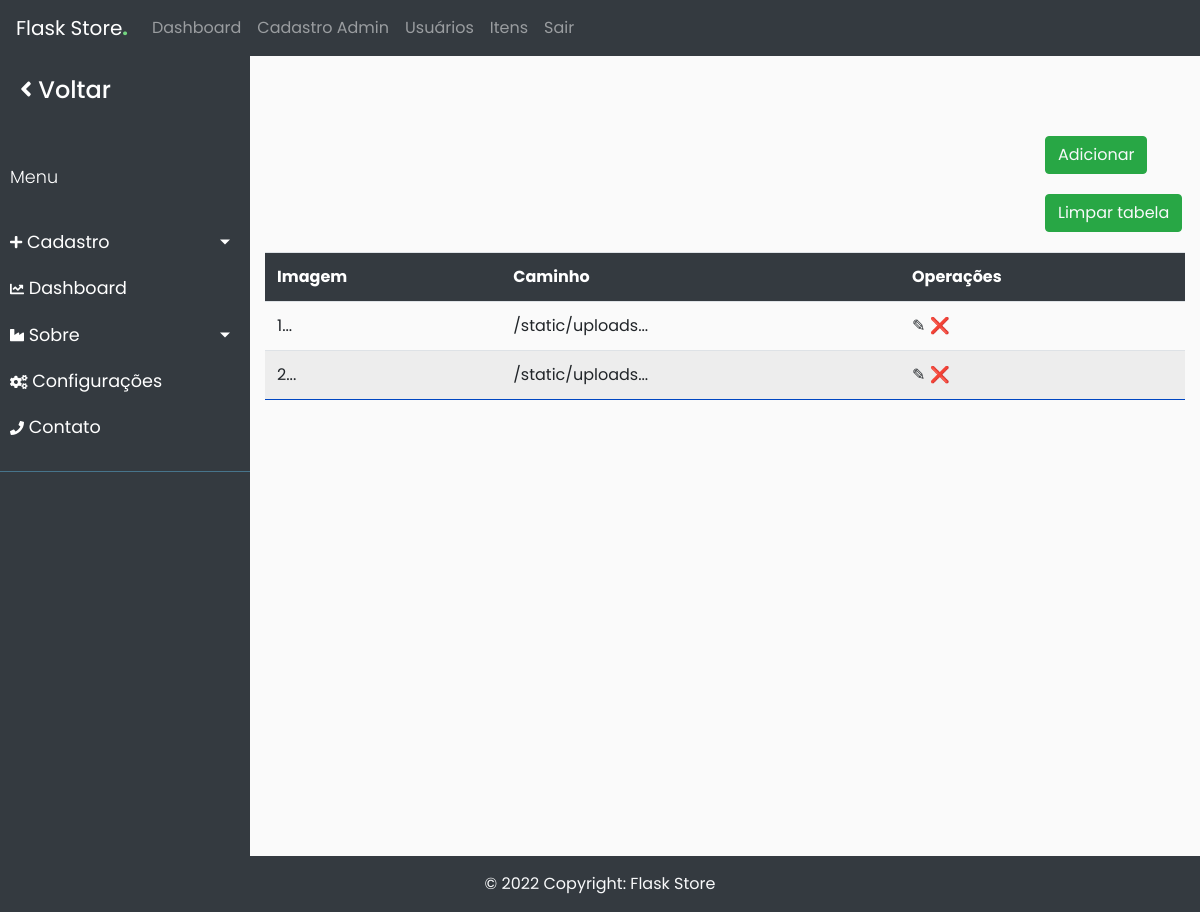
Before: /admin/banners (signed in) with the older database file.
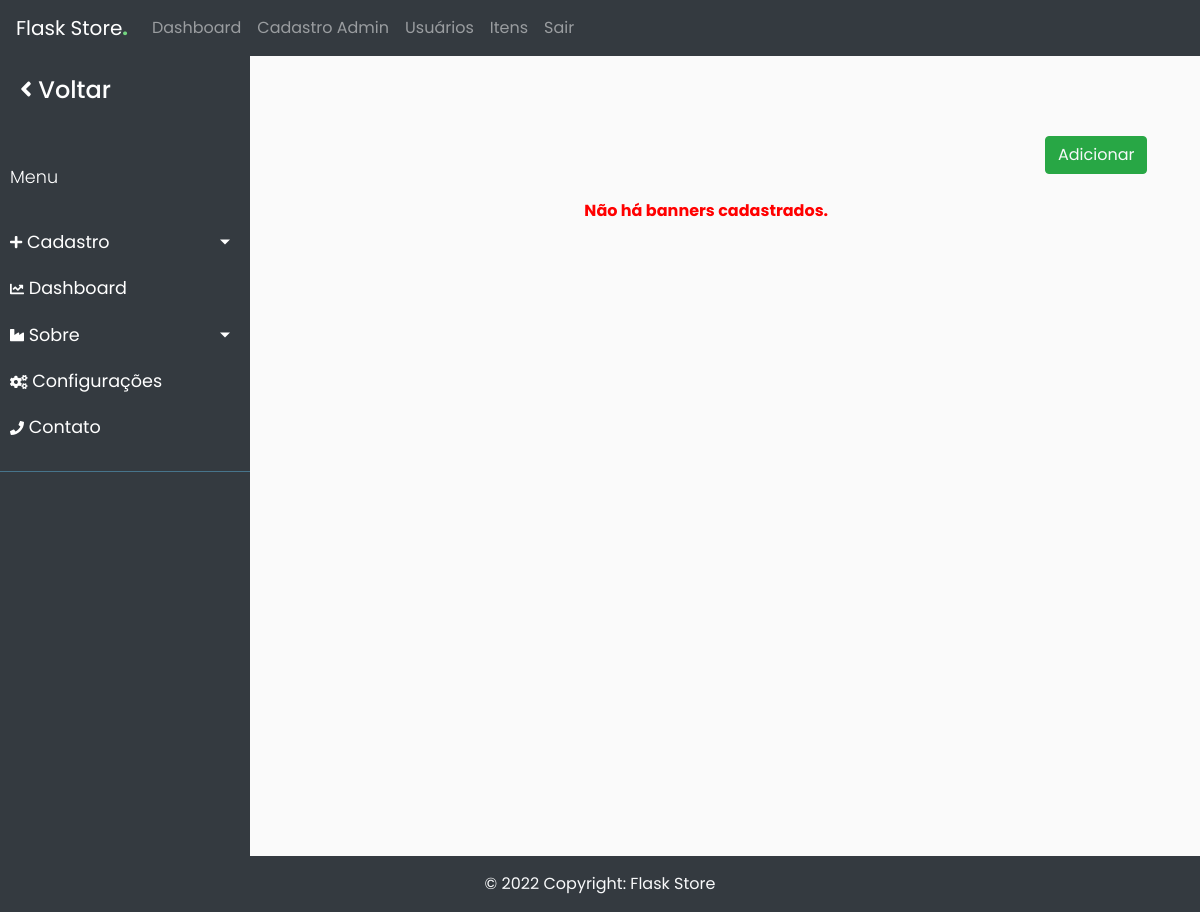
After: the same page with the newer database file.
### app/db_models.py (models this page shows)
class Banner(db.Model):
	__tablename__ = "banners"
	id = db.Column(db.Integer, primary_key=True)
	image = db.Column(db.String(250), nullable=False)

### app/funcs.py (the view)
	def wrapper(*args, **kwargs):
		if current_user.is_authenticated and current_user.admin == 1:
			return func(*args, **kwargs)
		else:
			return "You are not Authorized to access this URL."

### app/__init__.py (called while the page is built)
@app.context_processor
def inject_now():
	return {'now': datetime.utcnow()}

@login_manager.user_loader
def load_user(user_id):
	return User.query.get(user_id)

### app/admin/routes.py (called while the page is built)
@admin.route('/banners')
@admin_only
def banners():
    banners = Banner.query.all()
    return render_template("admin/banners.html", banners=banners)

### app/funcs.py (called while the page is built)
def admin_only(func):
	def wrapper(*args, **kwargs):
		if current_user.is_authenticated and current_user.admin == 1:
			return func(*args, **kwargs)
		else:
			return "You are not Authorized to access this URL."
	wrapper.__name__ = func.__name__
	return wrapper

### app/admin/templates/admin/banners.html (shortened to what this page needs)
{% extends "admin/base.html" %}
{% block content %}
    {% if not banners %}
		<div class="add-new btn-success btn">
			<a href="{{ url_for('admin.addbanner') }}" class="text-light">Adicionar</a>
		</div>
		<div class="flash-error">Não há banners cadastrados.</div>
	{% else %}
    <div class="add-new btn-success btn">
        <a href="{{ url_for('admin.addbanner') }}" class="text-light">Adicionar</a>
    </div>
	<div class="add-new btn-success btn">
        <a href="{{ url_for('admin.cleartable', type='banner') }}" class="text-light">Limpar tabela</a>
    </div>
	<div class="table-responsive">
    <table class="table table-striped">
        <tr>
            <th>Imagem</th>
			<th>Caminho</th>
            <th>Operações</th>
        </tr>
    {% for banner in banners %}
        <tr>
			<td>{{ banner.id }}...</td>
			<td>{{ banner.image[:15] }}...</td>
			<td>
                <a href="{{ url_for('admin.edit', type='banner', id=banner.id) }}">&#9998;</a>
				<a href="{{ url_for('admin.delete', type='banner', id=banner.id) }}">&#10060;</a>
			</td>
        </tr>
    {% endfor %}
    </table>
	</div>
	{% endif %}
{% endblock %}

### app/admin/templates/admin/base.html (shortened to what this page needs)
{% import "bootstrap/wtf.html" as wtf %}
<!DOCTYPE html>
<html lang="pt_BR">
  <head>
    <link rel="stylesheet" href="https://stackpath.bootstrapcdn.com/bootstrap/4.1.0/css/bootstrap.min.css">
    <link rel="stylesheet" type="text/css" href="{{ url_for('admin.static', filename='styles.css') }}">
    <link rel="stylesheet" href="{{ url_for('admin.static', filename='sidebar.css') }}">
  </head>
  <body>
    <div>
      <nav class="navbar navbar-expand-lg navbar-dark bg-dark">
        <a class="navbar-brand" href="{{ url_for('home') }}">Flask Store<b style="color: #73d580;">.</b></a>
        <div class="collapse navbar-collapse" id="navbarNav">
          <ul class="navbar-nav">
            <li class="nav-item">
              <a class="nav-link" href="{{ url_for('admin.dashboard') }}">Dashboard</a>
            </li>
            {% if not current_user.is_authenticated %}
              <li class="nav-item">
                <a class="nav-link" href="{{ url_for('login') }}">Login</a>
              </li>
              <li class="nav-item">
                <a class="nav-link" href="{{ url_for('register') }}">Cadastro</a>
              </li>
            {% else %}
              <li class="nav-item">
                <a class="nav-link" href="{{ url_for('admin.adminregister') }}">Cadastro Admin</a>
              </li>
              <li class="nav-item">
                <a class="nav-link" href="{{ url_for('admin.users') }}">Usuários</a>
              </li>
              <li class="nav-item">
                <a class="nav-link" href="{{ url_for('admin.items') }}">Itens</a>
              </li>
              <li class="nav-item">
                <a class="nav-link" href="{{ url_for('logout') }}">Sair</a>
              </li>
            {% endif %}
          </ul>
        </div>
      </nav>
      <div class="wrapper">
        <nav id="sidebar">
          <div class="sidebar-header">
              <h4><a href="{{ url_for('home') }}"><i class='fa fa-angle-left' style='font-size:24px'></i> Voltar</a> </h4>
          </div>
          <ul class="list-unstyled components">
              <p>Menu</p>
              <li>
                  <a href="#homeSubmenu" data-toggle="collapse" aria-expanded="false" class="dropdown-toggle"><i class='fa fa-plus' style='font-size:14px'></i>  Cadastro</a>
              </li>
              <li>
                  <a href="{{ url_for('admin.dashboard') }}">
                  <i class='fa fa-chart-line' style='font-size:14px'></i> Dashboard</a>
              </li>
              <li>
                  <a href="#pageSubmenu" data-toggle="collapse" aria-expanded="false" class="dropdown-toggle">
                    <i class='fa fa-industry' style='font-size:14px'></i> Sobre</a>
              </li>
              <li>
                  <a href="{{ url_for('admin.banners') }}">
                    <i class='fa fa-cogs' style='font-size:14px'>
                  </i> Configurações</a>
              </li>
              <li>
                  <a href="#">
                    <i class='fa fa-phone' style='font-size:14px'>
                    </i> Contato</a>
              </li>
          </ul>
        </nav>
        <div id="conteudo" style="display: none">
          <div id="content">
            <div class="container-fluid">
                <div class="main">
                  {% block content %}
                  {% endblock %}
                </div>
            </div>
          </div>
        </div>
      </div>
      <footer class="bg-dark text-center text-lg-start text-light footer">
        <div class="text-center p-3">
          © {{ now.year }} Copyright:
          Flask Store
        </div>
      </footer>
    </div>
  </body>
</html>

### app/admin/static/styles.css (style rules this page uses)
.main { padding: 10vh 0; }
.flash-error, .help-block, .success { text-align: center; padding: 5px; font-weight:bold; }
.flash-error, .help-block { color: red; }
.add-new { margin-left:65vw; margin-bottom:20px; }

### app/admin/static/sidebar.css (style rules this page uses)
body { font-family: 'Poppins', sans-serif; background: #fafafa; }
p { font-family: 'Poppins', sans-serif; font-size: 1.1em; font-weight: 300; line-height: 1.7em; color: #999; }
a, a:hover, a:focus { color: inherit; text-decoration: none; transition: all 0.3s; }
#sidebar { background: #343A40; color: #fff; transition: all 0.3s; }
#sidebar .sidebar-header { padding: 20px; background: #343A40; }
#sidebar ul.components { padding: 20px 0; border-bottom: 1px solid #47748b; }
#sidebar ul p { color: #fff; padding: 10px; }
#sidebar ul li a { padding: 10px; font-size: 1.1em; display: block; }
.wrapper { display: flex; align-items: stretch; }
#sidebar { min-width: 250px; max-width: 250px; min-height: 100vh; }
a[data-toggle="collapse"] { position: relative; }
.dropdown-toggle::after { display: block; position: absolute; top: 50%; right: 20px; transform: translateY(-50%); }

Changed rows visible on the page:
removed Banner: id "1", image "/static/uploads"
removed Banner: id "2", image "/static/uploads"
Other visible differences:
text no longer shown: "Limpar tabela Imagem Caminho Operações"
text now shown: "Não há banners cadastrados."
